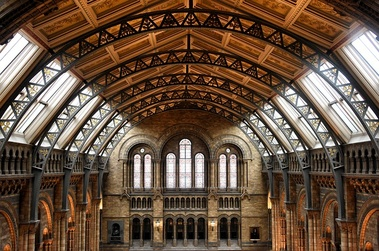
%> input picture year_3/UZ/lab/assignment3/old/exercise3/museum.jpg, 379 x 251 px, shrunk from 640 x 423 before the run
$ octave exercise3.m   (GNU Octave 9; MATLAB toolbox functions it lacks are replaced by stand-ins)
%> lines starting %> are read from the running program, lines starting %| are printed output that depends on the picture; in (x1, y1, x2, y2) boxes, pixels count from 0 and x2, y2 are one past the last pixel; in counts of white or black regions, pixels touching at a corner belong together; the program's own positions count from 1
### year_3/UZ/lab/assignment3/old/exercise3/findedges_modified.m
function [Ie] = findedges_modified(I, sigma, theta)
%> called with sigma = 1, theta = 11
    x = 20;
    y = 20;
   	Image = padarray(I,[x y],'symmetric','both');
    Nkeep1 = size(Image,1);
%> Nkeep1 = 291
    Nkeep2 = size(Image,2);
%> Nkeep2 = 419

    [Imag,Idir] = gradient_magnitude(Image, sigma);
    ImageE = zeros(size(Imag));
    Imax = nonmaxima_suppression_line(Imag, Idir);
    ImageE(Imax>=theta) = 1;

    Ie = ImageE(x:Nkeep1-y, x:Nkeep2-y);

### year_3/UZ/lab/assignment3/old/exercise3/image_derivatives.m
function [Ix, Iy] = image_derivatives(I, sigma)
%> called with sigma = 1
    G = gauss(sigma);
    D = gaussdx(sigma);
    Ix = conv2(I,G');
    Ix = conv2(Ix,D);
%> Ix: size 297x425 double
    Iy = conv2(I,G);
    Iy = conv2(Iy,D');
%> Iy: size 297x425 double

### year_3/UZ/lab/assignment3/old/exercise3/gradient_magnitude.m
function [Imag, Idir] = gradient_magnitude(I,sigma)
    [Ix,Iy] = image_derivatives(I,sigma);
    Imag = sqrt(Ix.^2 + Iy.^2);
    Idir = atan2(Iy,Ix);


### year_3/UZ/lab/assignment3/old/exercise3/nonmaxima_suppression_line.m
function Imax = nonmaxima_suppression_line(Imag, Idir)
    [h, w] = size(Imag);
%> h = 297; w = 425
    Imax = zeros(h,w);
    offx = [-1 -1 0 1 1 1 0 -1 -1];
    offy = [ 0 -1 -1 -1 0 1 1 1 0];
    for y = 1:h
        for x = 1:w
            dir = Idir(y, x); % check pixel orientation
            idx = round(((dir + pi) / pi) * 4) + 1; % map orientation to the lookup table
            y1 = y + offy(idx) ; x1 = x + offx(idx);
            y2 = y - offy(idx) ; x2 = x - offx(idx);
            x1 = max([1, x1]); x1 = min([w, x1]); % constrain coordinates
            y1 = max([1, y1]); y1 = min([h, y1]);
            x2 = max([1, x2]); x2 = min([w, x2]);
            y2 = max([1, y2]); y2 = min([h, y2]);
            if ((Imag(y, x) >= Imag(y1, x1))&&(Imag(y, x) >= Imag(y2, x2))) % check if local maxima
                Imax(y, x) = Imag(y, x) ;
            end
        end
    end
%> in findedges_modified, `ImageE(Imax>=theta) = 1;`:
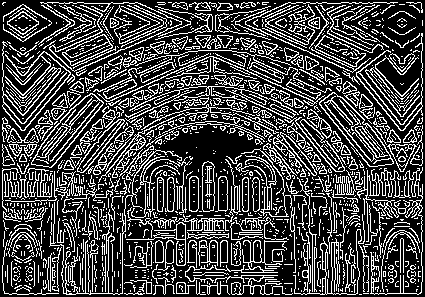
%> ImageE: size 297x425 double; values 0 (black) and 1 (white), 27.3% white in thin lines or dots
%> in findedges_modified, `Ie = ImageE(x:Nkeep1-y, x:Nkeep2-y);`: Ie: size 252x380 double; values 0 (black) and 1 (white), 28.2% white in thin lines or dots

### year_3/UZ/lab/assignment3/old/exercise3/image_derivatives2.m
function [Ixx, Iyy, Ixy] = image_derivatives2(I, sigma)
    G = gauss(sigma);
    D = gaussdx(sigma);
    [Ix,Iy] = image_derivatives(I,sigma);

    Ixx = conv2(Ix,G');
    Ixx = conv2(Ixx,D);
%> Ixx: size 323x451 double

    Iyy = conv2(Iy,G);
    Iyy = conv2(Iyy,D');
%> Iyy: size 323x451 double

    Ixy = conv2(Ixx,G);
    Ixy = conv2(Ixy,D');
%> Ixy: size 359x487 double

### year_3/UZ/lab/assignment3/old/exercise3/hough_find_lines.m
function A = hough_find_lines(I, bins_rho, bins_theta)
    [r,c] = size(I);
    max_rho =  round(sqrt(r^2 + c^2));

    A = zeros(bins_rho,bins_theta);

    val_theta = (linspace(-90, 90, bins_theta) / 180) * pi;
    val_rho = linspace(-max_rho, max_rho, bins_rho);

    for i = 1:r
        for j = 1:c
            if I(i,j)>0
                rho = i * cos(val_theta) + j * sin(val_theta);
%                   find bin_rho that is closest to actual distance
                bin_rho = round(((rho + max_rho) / (2 * max_rho)) * length(val_rho));
                for l = 1:bins_theta
                    if bin_rho(l) > 0 && bin_rho(l) <= bins_rho
                        A(bin_rho(l), l) = A(bin_rho(l), l) + 1;
                    end
                end
            end
        end
    end

### year_3/UZ/lab/assignment3/old/exercise3/gauss.m
function [g, x] = gauss(sigma)
    x = -round(3.0*sigma):round(3.0*sigma);
    g = 1/(sqrt(2*pi)*sigma) * exp(-(x.^2 ./ (2*sigma^2)));
    g = g / sum(g) ; % normalisation

### year_3/UZ/lab/assignment3/old/exercise3/gaussdx.m
function d = gaussdx(sigma)
    x = -round(3.0*sigma):round(3.0*sigma);
    d = ((-1/(sqrt(2*pi)*sigma^3)).*x ).* (exp(-(x.^2 ./ (2*sigma^2))));
    d = d / sum(abs(d)) ; % normalisation

### year_3/UZ/lab/assignment3/old/exercise3/exercise3.m
%%
%Naloga 1b
impulse = zeros(25);
impulse(13,13) = 255;
sigma = 6.0;
G = gauss(sigma);
D = gaussdx(sigma);


%%
%Naloga 1 b) a)
Ia = conv2(impulse,G);
Ia = conv2(Ia,G');

%%
%Naloga 1 b) b)
Ib = conv2(impulse,G);
Ib = conv2(Ib,D');

%%
%Naloga 1 b) c)
Ic = conv2(impulse,D);
Ic = conv2(Ic,G');
%%
%Naloga 1 b) d)
Id = conv2(impulse,G');
Id = conv2(Id,D);
%%
%Naloga 1 b ) e)
Ie = conv2(impulse,D');
Ie = conv2(Ie,G);
figure(1); clf();
subplot(2,3,1); imagesc(impulse); title("impulse");
subplot(2,3,2); imagesc(Ia);
subplot(2,3,3); imagesc(Ib);
subplot(2,3,4); imagesc(Ic);
subplot(2,3,5); imagesc(Id);
subplot(2,3,6); imagesc(Ie);

%%
%Naloga 1b
M = rgb2gray(imread("museum.jpg"));
sigma =1.0;
theta = 11.0;
Ir = findedges_modified(M,sigma,theta);
figure();
clf;
imagesc(Ir);

%%
%Naloga 1c
M = rgb2gray(imread("museum.jpg"));

sigma = 6;
[Mx,My] = image_derivatives(M,sigma);
[Mxx,Myy,Mxy] = image_derivatives2(M,sigma);
[Imag,Idir] = gradient_magnitude(M,sigma);

figure(); clf(); colormap("gray");
subplot(2,4,1); imagesc(M);
subplot(2,4,2); imagesc(Mx);
subplot(2,4,3); imagesc(My);
subplot(2,4,4); imagesc(Imag);
subplot(2,4,5); imagesc(Mxx);
subplot(2,4,6); imagesc(Mxy);
subplot(2,4,7); imagesc(Myy);
subplot(2,4,8); imagesc(Idir);

%%
%Naloga 3a

bins_theta = 300; bins_rho = 300; % Resolution of the accumulator array
max_rho = 100; % Usually the diagonal of the image
val_theta = (linspace(-90, 90, bins_theta) / 180) * pi; % Values of theta are known
val_rho = linspace(-max_rho, max_rho, bins_rho);
X = [10,30,50,80];
Y = [10,60,20,90];
figure(5); clf();
for j = 1:4
%> this loop made 4 passes; what is shown inside it comes from the first
    A = zeros(bins_rho, bins_theta);
    x = X(j);
    y = Y(j);
    rho = x * cos(val_theta) + y * sin(val_theta); % compute rho for all thetas
    bin_rho = round(((rho + max_rho) / (2 * max_rho)) * length(val_rho)); % Compute bins for rho
    for i = 1:bins_theta % Go over all the points
        if bin_rho(i) > 0 && bin_rho(i) <= bins_rho % Mandatory out-of-bounds check
            A(bin_rho(i), i) = A(bin_rho(i), i) + 1; % Increment the accumulator cells
        end
    end
subplot(2,2,j); imagesc(A); % Display status of the accumulator
end

%%
%Naloga 3b

figure(6); clf();
oneLine = rgb2gray(imread("oneline.png"));
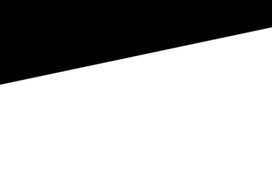
%> input picture year_3/UZ/lab/assignment3/old/exercise3/oneline.png, 272 x 171 px, shrunk from 460 x 288 before the run
%> oneLine: size 171x272 uint8; min 0, max 255, mean 171.4

lineEdges = findedges_modified(oneLine,1,10);
%> call 2 of findedges_modified, with sigma = 1, theta = 10
%> call 3 of gradient_magnitude, with sigma = 1
%> call 5 of image_derivatives, with sigma = 1
%> in image_derivatives (call 5), `Iy = conv2(Iy,D');`:
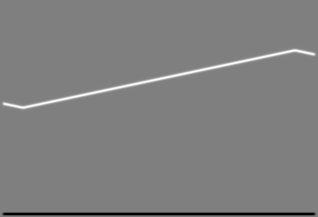
%> Iy: size 217x318 double; min -127.5, max 126.7, mean 0; drawn with min black and max white
%> in gradient_magnitude (call 3), `Idir = atan2(Iy,Ix);`:
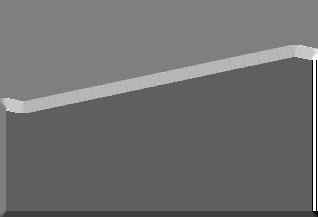
%> Idir: size 217x318 double; min -3.14, max 3.14, mean -0.385; drawn with min black and max white
%> after the loop in nonmaxima_suppression_line (call 2), `for y = 1:h`:
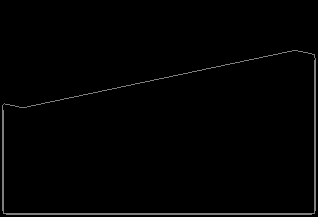
%> Imax: size 217x318 double; min 0, max 129.1, mean 2.7
%> in findedges_modified (call 2), `ImageE(Imax>=theta) = 1;`: ImageE: size 217x318 double; values 0 (black) and 1 (white), 2.1% white in thin lines or dots, all inside (x1, y1, x2, y2) = (2, 50, 316, 215)
%> in findedges_modified (call 2), `Ie = ImageE(x:Nkeep1-y, x:Nkeep2-y);`:
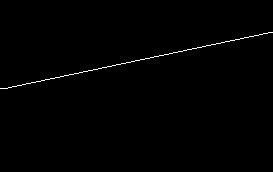
%> Ie: size 172x273 double; values 0 (black) and 1 (white), 0.58% white in thin lines or dots, all inside (x1, y1, x2, y2) = (0, 32, 273, 89)
lineHough = hough_find_lines(lineEdges,size(lineEdges,1),size(lineEdges,2));
%> after the loop in hough_find_lines, `for i = 1:r`: bin_rho = 273 values, max 110 at index 132, min 84 at index 1, mean 101; rho = 273 values, max 89.36 at index 145, min -8 at index 1, mean 56.45

subplot(1,2,1); imagesc(lineHough); title("oneline.png");
%> after `title("oneline.png")`:
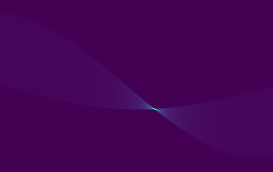
%> displayed picture: size 172x273x3, on the screen's scale of 0 to 255; mean R, G, B 68.4, 2.8, 85.9

%> (the run ends here)
